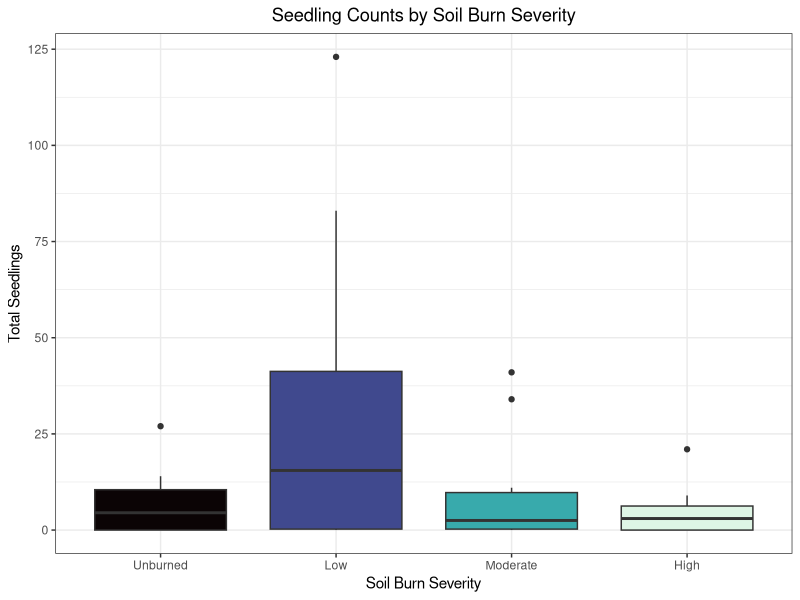

Write the R code that produced this figure.
# ===============================================
# Script: seedlings_per_severity.R
# Purpose: Load cleaned data and create boxplot 
#          of total seedlings by soil burn severity
# Author: Helena Kroleski
# Date: Fall 2025
# ===============================================

# Install packages that may be used 
install.packages("tidyverse")
install.packages("readxl")
install.packages("viridis")

# Load libraries
library(tidyverse)   # For ggplot2, etc.
library(readxl)      # For reading excel files
library(viridis)     # For colorblind-friendly palettes

# Load cleaned data located in Kroleski_GEOG563 Data folder
LHData <- read_excel("Data/fresh_n_clean_LH_Data.xlsx")

# Compute total seedlings across species for each plot
LHData <- LHData %>%
  mutate(Seedlings_total = `100SeedDF_total` + `100SeedWH_total` + 
           `100SeedWRC_total` + `100SeedOther_total`)

# Convert Soil Burn Severity to factor with full names 
LHData$SoilSev <- factor(LHData$SoilSev,
                         levels = c("Un", "Low", "Mod", "High"),
                         labels = c("Unburned", "Low", "Moderate", "High"))

# Create boxplot of total seedlings by soil burn severity
ggplot(LHData, aes(x = SoilSev, y = Seedlings_total, fill = SoilSev)) +
  geom_boxplot() +
  scale_fill_viridis_d(option = "mako") +  # colorblind-friendly & aesthetic
  theme_bw() +
  labs(x = "Soil Burn Severity", 
       y = "Total Seedlings", 
       title = "Seedling Counts by Soil Burn Severity") +
  theme(
    legend.position = "none",
    plot.title = element_text(hjust = 0.5)  # Center title
  )

# ===============================================
